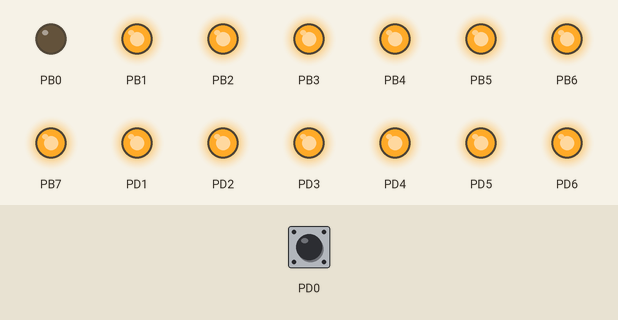
A program run on a simulated ATmega128, built with avr-gcc and emulated at 14.7456 MHz. Parts: output pins drawn as LEDs (lit = HIGH). The test bench sets the inputs (shaded band); at power-on: PD0 HIGH.

Above: at 0.1 s.
At 0.45 s:
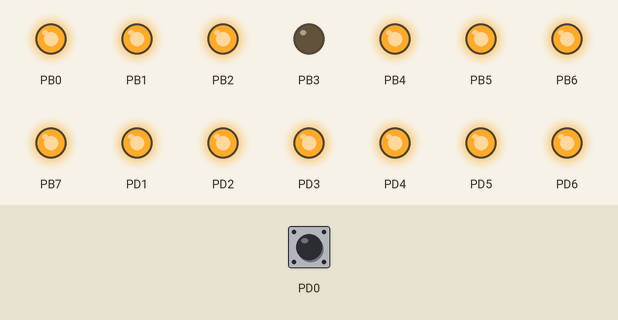
At 0.75 s:
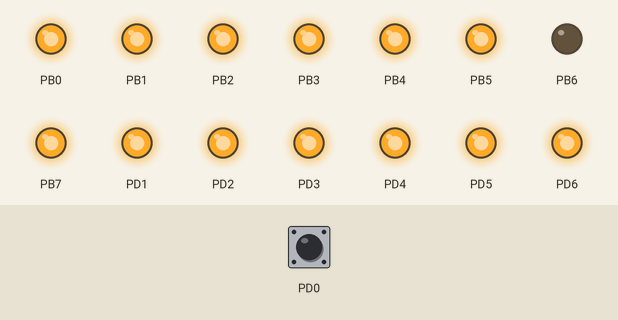
At 1.35 s:
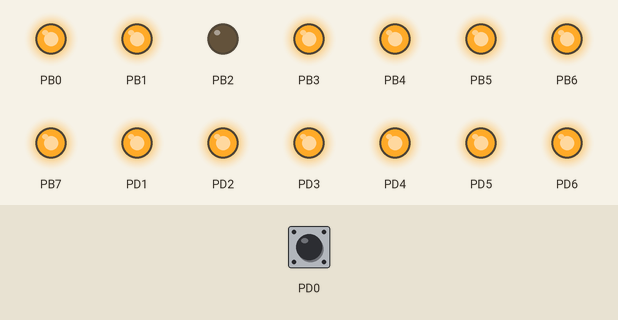
At 2.05 s:
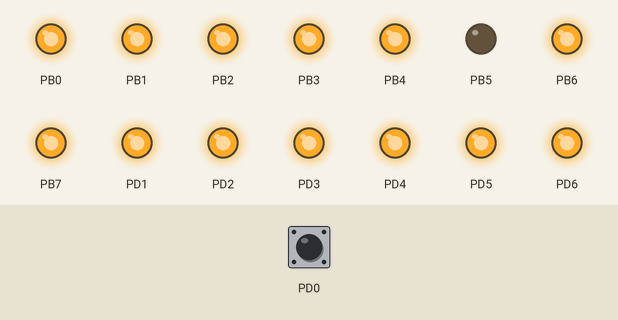
At 2.85 s:
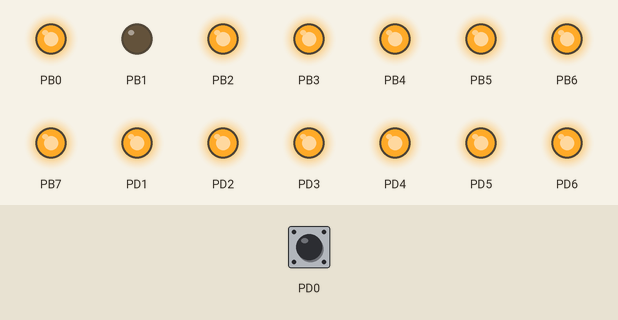
Timing chart, 0 to 3.1 s (numbered marks = the images above):
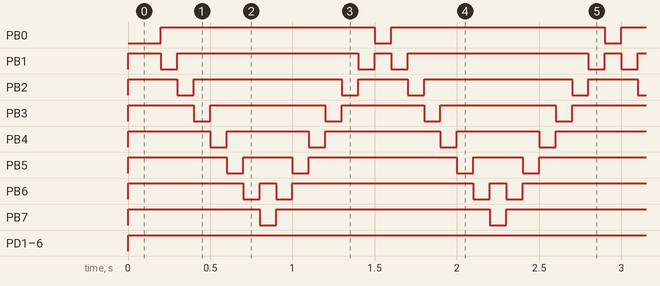

The program:

main.cpp
```cpp
/*
 * LCDprac1.cpp
 *
 * Created: 2016-08-18 오후 11:54:02
 * Author : callo
 */
#define F_CPU 14.7456E6

#include <avr/io.h>
#include <util/delay.h>
#include <stdio.h>

typedef unsigned char byte;

byte led = 0xfe; // 1111 1110
bool flag = true;
byte btn_now;
byte btn_last;


void __init__();
void changeDriection();
void rtol();
void ltor();

int main(void)
{
	__init__();


	while(1)
	{
	changeDriection();


		if(flag == true){
		rtol();
		}
		else if(flag ==false){
		ltor();
		}
	}
}


void __init__()
{
	DDRB = 0xff;//
	PORTB = 0xff;//

	DDRD = 0xfe;
	PORTD = 0xfe;
}


void changeDriection(){

	btn_now = PIND & 0x01;
	if (btn_now != btn_last) {
		if (btn_now > 0) {
		flag = !flag;
	}
	btn_last = btn_now;
}
}

void rtol(){
	PORTB = led;
	led = ((led<<1) | 0x01); //1111 1110

	_delay_ms(100);

	if(led == 0x7f){
		flag = false;

	}
	if(led == 0xff){

		led = 0x7f;
		flag = false;
	}

}

void ltor(){
	PORTB = led;
	led = ((led>>1) | 0x80);

	_delay_ms(100);

	if(led == 0xfe){
		flag = true;
	}

	if(led == 0xff)
	{
		led = 0xfe;
		flag = true;
	}
}
```

Measured:
- by itself, PB0: alternates HIGH for 1.3 s and LOW for 0.10 s
- by itself, PB1: repeats every 1.4 s: LOW 0.10 s, HIGH 1.1 s, LOW 0.10 s, HIGH 0.10 s
- by itself, PB2: repeats every 1.4 s: LOW 0.10 s, HIGH 0.90 s, LOW 0.10 s, HIGH 0.30 s
- by itself, PB3: repeats every 1.4 s: LOW 0.10 s, HIGH 0.70 s, LOW 0.10 s, HIGH 0.50 s
- by itself, PB4: repeats every 1.4 s: LOW 0.10 s, HIGH 0.50 s, LOW 0.10 s, HIGH 0.70 s
- by itself, PB5: repeats every 1.4 s: LOW 0.10 s, HIGH 0.30 s, LOW 0.10 s, HIGH 0.90 s
- by itself, PB6: repeats every 1.4 s: LOW 0.10 s, HIGH 0.10 s, LOW 0.10 s, HIGH 1.1 s
- by itself, PB7: repeats every 1.4 s: LOW 0.10 s, HIGH 1.3 s
